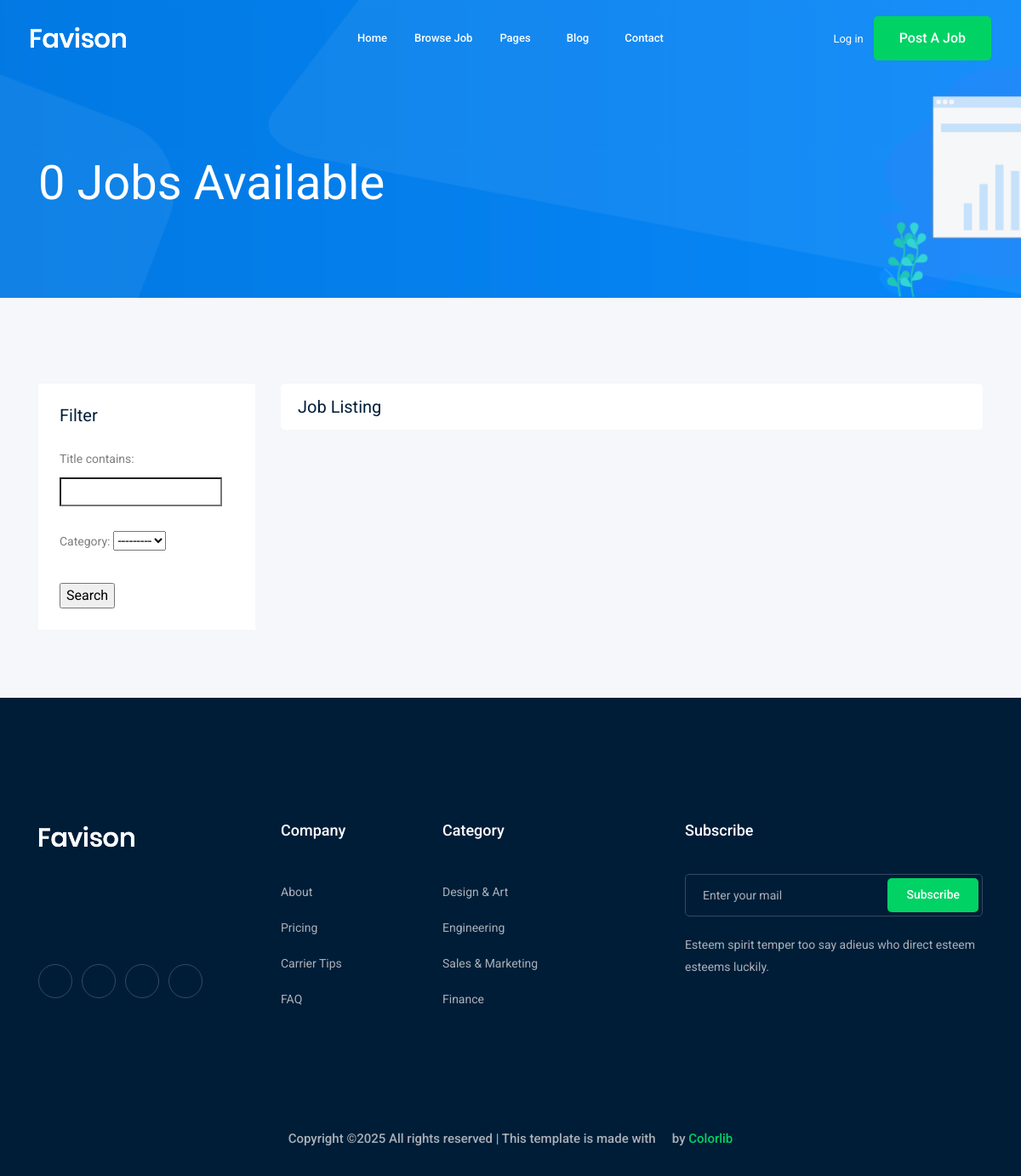
Page /job/ on the earlier database version.
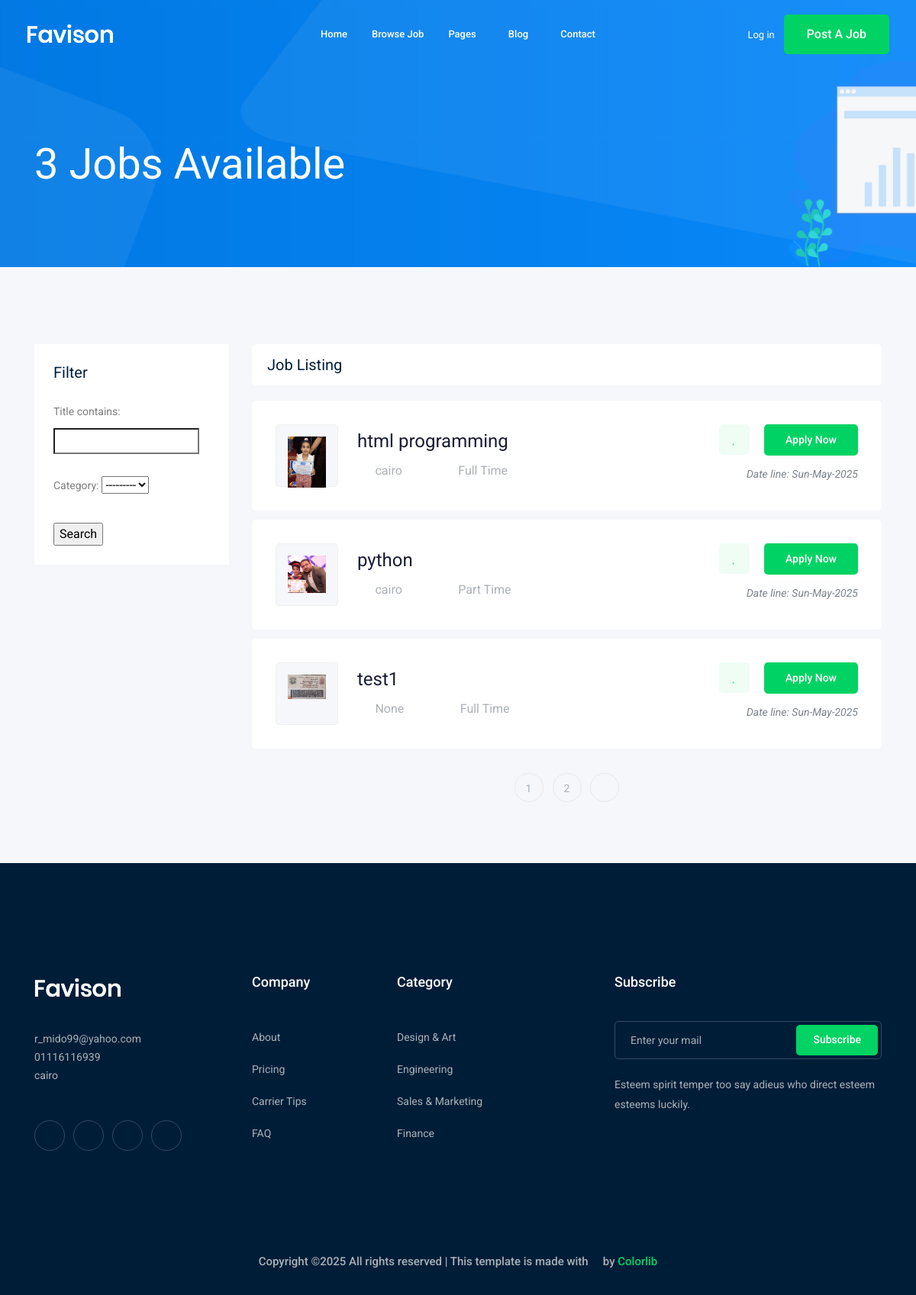
Same page on the later database version.
### job/models.py (models this page shows, shortened)
class Job(models.Model):
    user=models.ForeignKey(User,related_name='job_user',on_delete=models.CASCADE)
    title=models.CharField(max_length=120)
    jop_type=models.CharField(max_length=75,choices=JOP_TYPE)
    descriptions=models.TextField(max_length=2500)
    publish_date=models.DateTimeField(default=timezone.now)
    vacancy=models.IntegerField(default=1)
    salary=models.FloatField(default=0)
    experience=models.IntegerField(default=1)
    category=models.ForeignKey('Category',related_name='job_category',on_delete=models.SET_NULL,null=True,blank=True)
    image=models.ImageField(upload_to='image_job',null=True,blank=True)
    slug=models.SlugField(null=True,blank=True)
    loction=models.ForeignKey('Loction',related_name='job_loction',on_delete=models.SET_NULL,null=True,blank=True)

class Loction(models.Model):
    name=models.CharField(max_length=120)
    address=models.CharField(max_length=120)
    def __str__(self):
        return self.name

### home/models.py (models this page shows, shortened)
class Setting(models.Model):
    name=models.CharField(max_length=120)
    image=models.ImageField(upload_to='images')
    subtitle=models.TextField(max_length=2500)
    phone=models.CharField(max_length=25)
    email=models.CharField(max_length=120)
    address=models.CharField(max_length=130)
    facebook=models.URLField(null=True,blank=True)
    googleapp=models.URLField(null=True,blank=True)
    twitter=models.URLField(null=True,blank=True)
    instagram=models.URLField(null=True,blank=True)

### job/views.py (the view)
# urls.py: path('',views.job_list,name='job-list'),
def job_list(request):
    jobs=Job.objects.all()
    f = JobFilter(request.GET, queryset=jobs)
    jobs=f.qs
    paginator = Paginator(jobs, 3)  # Show 25 contacts per page.
    page_number = request.GET.get("page")
    page_obj = paginator.get_page(page_number)
    context={
        'jobs':page_obj,
        'myfilter':f
    }
    return render(request,'job/job_list.html',context)

### home/get_context_data.py (called while the page is built)
def get_context_data(request):
    data=Setting.objects.all().last()
    return {'data':data}

### job/models.py (called while the page is built)
    def __str__(self):
        return self.name

### job/templates/job/job_list.html (shortened to what this page needs)
{% extends 'base.html' %}
{% block body %}
    <div class="bradcam_area bradcam_bg_1">
        <div class="container">
            <div class="row">
                <div class="col-xl-12">
                    <div class="bradcam_text">
                        <h3>{{jobs|length}} Jobs Available</h3>
                    </div>
                </div>
            </div>
        </div>
    </div>
    <div class="job_listing_area plus_padding">
        <div class="container">
            <div class="row">
                <div class="col-lg-3">
                    <div class="job_filter white-bg">
                        <div class="form_inner white-bg">
                            <h3>Filter</h3>
                            <form  method="get">
                              {{myfilter.form.as_p}}
                              <input type="submit" value="Search">
                            </form>
                        </div>
                    </div>
                </div>
                <div class="col-lg-9">
                    <div class="recent_joblist_wrap">
                        <div class="recent_joblist white-bg ">
                            <div class="row align-items-center">
                                <div class="col-md-6">
                                    <h4>Job Listing</h4>
                                </div>
                            </div>
                        </div>
                    </div>
                    <div class="job_lists m-0">
                        <div class="row">
                        {% for object in jobs %}
                           <div class="col-lg-12 col-md-12">
                                <div class="single_jobs white-bg d-flex justify-content-between">
                                    <div class="jobs_left d-flex align-items-center">
                                        <div class="thumb">
                                                    <img src="{{object.image.url}}" alt="" style="max-width: 100%; height: auto;">
                                        </div>
                                        <div class="jobs_conetent">
                                            <a href="{% url 'job:job-detail' object.slug %}"><h4>{{object.title}}</h4></a>
                                            <div class="links_locat d-flex align-items-center">
                                                <div class="location">
                                                    <p> <i class="fa fa-map-marker"></i> {{object.loction}}</p>
                                                </div>
                                                <div class="location">
                                                    <p> <i class="fa fa-clock-o"></i> {{object.jop_type}}</p>
                                                </div>
                                            </div>
                                        </div>
                                    </div>
                                    <div class="jobs_right">
                                        <div class="apply_now">
                                            <a class="heart_mark" href="#"> <i class="fa fa-heart"></i> </a>
                                            <a href="/job/{{object.slug}}" class="boxed-btn3">Apply Now</a>
                                        </div>
                                        <div class="date">
                                            <p>Date line: {{object.publish_date|date:'D-M-Y'}}</p>
                                        </div>
                                    </div>
                                </div>
                            </div>
                        {% endfor %}
                        </div>
                    {% if jobs.has_other_pages %}
                        <div class="row">
                            <div class="col-lg-12">
                                <div class="pagination_wrap">
                                    <ul>
                                    {% for i in jobs.paginator.page_range %}
                                         <li><a href="?page={{i}}"><span>{{i}}</span></a></li>
                                    {% endfor %}
                                    {% if jobs.has_next %}
                                              <li><a href="?page={{jobs.next_page_number}}"> <i class="ti-angle-right"></i> </a></li>
                                    {% endif %}
                                    </ul>
                                </div>
                            </div>
                        </div>
                    {% endif %}
                    </div>
                </div>
            </div>
        </div>
    </div>
{% endblock body %}

### templates/base.html (shortened to what this page needs)
{% load static %}
<!doctype html>
<html class="no-js" lang="zxx">
<head>
    <link rel="stylesheet" href="{% static 'en/css/bootstrap.min.css' %}">
    <link rel="stylesheet" href="{% static 'en/css/owl.carousel.min.css' %}">
    <link rel="stylesheet" href="{% static 'en/css/magnific-popup.css' %}">
    <link rel="stylesheet" href="{% static 'en/css/font-awesome.min.css' %}">
    <link rel="stylesheet" href="{% static 'en/css/themify-icons.css' %}">
    <link rel="stylesheet" href="{% static 'en/css/nice-select.css' %}">
    <link rel="stylesheet" href="{% static 'en/css/flaticon.css' %}">
    <link rel="stylesheet" href="{% static 'en/css/gijgo.css' %}">
    <link rel="stylesheet" href="{% static 'en/css/animate.css' %}">
    <link rel="stylesheet" href="{% static 'en/css/slicknav.css' %}">
    <link rel="stylesheet" href="{% static 'en/css/style.css' %}">
</head>
<body>
    <header>
        <div class="header-area ">
            <div id="sticky-header" class="main-header-area">
                <div class="container-fluid ">
                    <div class="header_bottom_border">
                        <div class="row align-items-center">
                            <div class="col-xl-3 col-lg-2">
                                <div class="logo">
                                    <a href="index.html">
                                        <img src="img/logo.png" alt="">
                                    </a>
                                </div>
                            </div>
                            <div class="col-xl-6 col-lg-7">
                                <div class="main-menu  d-none d-lg-block">
                                    <nav>
                                        <ul id="navigation">
                                            <li><a href="/">home</a></li>
                                            <li><a href="/job/">Browse Job</a></li>
                                            <li><a href="#">pages <i class="ti-angle-down"></i></a>
                                            </li>
                                            <li><a href="#">blog <i class="ti-angle-down"></i></a>
                                            </li>
                                            <li><a href="/contact/">Contact</a></li>
                                        </ul>
                                    </nav>
                                </div>
                            </div>
                            <div class="col-xl-3 col-lg-3 d-none d-lg-block">
                                <div class="Appointment">
                                    <div class="phone_num d-none d-xl-block">
                                        {% if request.user.is_authenticated %}
                                                    <a href="/accounts/profile">Profile</a>
                                                    <a href="/accounts/signup">Signup</a>
                                        {% else %}
                                              <a href="/accounts/login">Log in</a>
                                        {% endif %}
                                    </div>
                                    <div class="d-none d-lg-block">
                                        <a class="boxed-btn3" href="/job/add_job">Post a Job</a>
                                    </div>
                                </div>
                            </div>
                            <div class="col-12">
                            </div>
                        </div>
                    </div>
                </div>
            </div>
        </div>
    </header>
   {% block body %}
   {% endblock body %}
    <footer class="footer">
        <div class="footer_top">
            <div class="container">
                <div class="row">
                    <div class="col-xl-3 col-md-6 col-lg-3">
                        <div class="footer_widget wow fadeInUp" data-wow-duration="1s" data-wow-delay=".3s">
                            <div class="footer_logo">
                                <a href="#">
                                    <img src="img/logo.png" alt="">
                                </a>
                            </div>
                            <p>
                               {{data.email}} <br>
                                {{data.phone}} <br>
                               {{data.address}}
                            </p>
                            <div class="socail_links">
                                <ul>
                                    <li>
                                        <a href="#">
                                            <i class="ti-facebook"></i>
                                        </a>
                                    </li>
                                    <li>
                                        <a href="#">
                                            <i class="fa fa-google-plus"></i>
                                        </a>
                                    </li>
                                    <li>
                                        <a href="#">
                                            <i class="fa fa-twitter"></i>
                                        </a>
                                    </li>
                                    <li>
                                        <a href="#">
                                            <i class="fa fa-instagram"></i>
                                        </a>
                                    </li>
                                </ul>
                            </div>
                        </div>
                    </div>
                    <div class="col-xl-2 col-md-6 col-lg-2">
                        <div class="footer_widget wow fadeInUp" data-wow-duration="1.1s" data-wow-delay=".4s">
                            <h3 class="footer_title">
                                Company
                            </h3>
                            <ul>
                                <li><a href="/contact/">About </a></li>
                                <li><a href="#"> Pricing</a></li>
                                <li><a href="#">Carrier Tips</a></li>
                                <li><a href="#">FAQ</a></li>
                            </ul>
                        </div>
                    </div>
                    <div class="col-xl-3 col-md-6 col-lg-3">
                        <div class="footer_widget wow fadeInUp" data-wow-duration="1.2s" data-wow-delay=".5s">
                            <h3 class="footer_title">
                                Category
                            </h3>
                            <ul>
                                <li><a href="#">Design & Art</a></li>
                                <li><a href="#">Engineering</a></li>
                                <li><a href="#">Sales & Marketing</a></li>
                                <li><a href="#">Finance</a></li>
                            </ul>
                        </div>
                    </div>
                    <div class="col-xl-4 col-md-6 col-lg-4">
                        <div class="footer_widget wow fadeInUp" data-wow-duration="1.3s" data-wow-delay=".6s">
                            <h3 class="footer_title">
                                Subscribe
                            </h3>
                            <form action="#" class="newsletter_form">
                                <input type="text" placeholder="Enter your mail">
                                <button type="submit">Subscribe</button>
                            </form>
                            <p class="newsletter_text">Esteem spirit temper too say adieus who direct esteem esteems
                                luckily.</p>
                        </div>
                    </div>
                </div>
            </div>
        </div>
        <div class="copy-right_text wow fadeInUp" data-wow-duration="1.4s" data-wow-delay=".3s">
            <div class="container">
                <div class="row">
                    <div class="col-xl-12">
                        <p class="copy_right text-center">
Copyright &copy;<script>document.write(new Date().getFullYear());</script> All rights reserved | This template is made with <i class="fa fa-heart-o" aria-hidden="true"></i> by <a href="https://colorlib.com" target="_blank">Colorlib</a>
                        </p>
                    </div>
                </div>
            </div>
        </div>
    </footer>
</body>
</html>

Differences in the rows shown:
added Job: image (picture), title "html programming", loction "cairo", jop_type "Full Time", publish_date "Sun-May-2025"
added Job: image (picture), title "python", loction "cairo", jop_type "Part Time", publish_date "Sun-May-2025"
added Job: image (picture), title "test1", loction "None", jop_type "Full Time", publish_date "Sun-May-2025"
added Setting: email "r_mido99@yahoo.com", phone "01116116939", address "cairo"
Other differences:
{{ jobs|length }}: "0" → "3"
new list line: "1"
new list line: "2"
